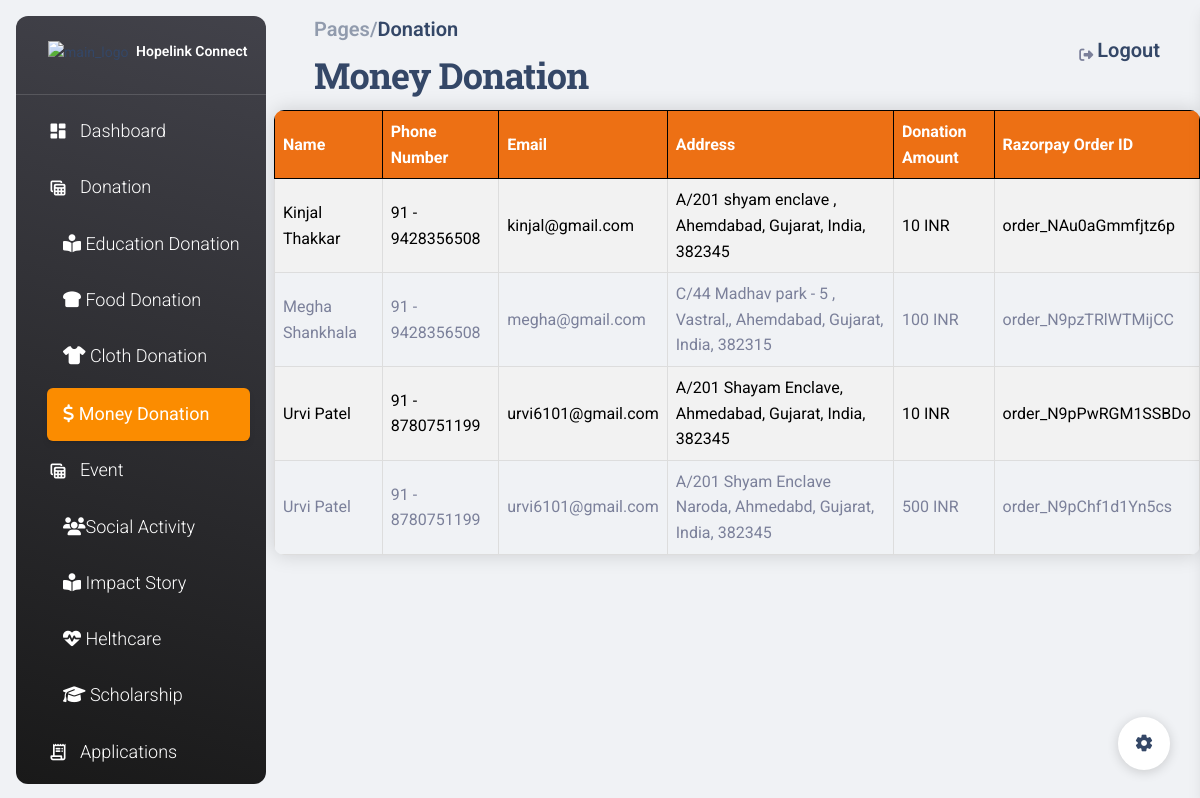
The page /admin_moneydonation/ on the database its author committed.
### ngo/models.py (models this page shows, shortened)
class MoneyDonation(models.Model):
    formType = models.CharField(max_length=255)
    username = models.CharField(max_length=100)
    name = models.CharField(max_length=100)
    ph_code = models.CharField(max_length=3)
    phone_number = models.CharField(max_length=10)
    email = models.EmailField()
    address = models.CharField(max_length=255)
    city = models.CharField(max_length=255)
    state = models.CharField(max_length=255)
    area_code = models.CharField(max_length=10)
    donation_amount = models.IntegerField()
    razorpay_order_id = models.CharField(max_length=255)
    currency = models.CharField(max_length=255)
    country= models.CharField(max_length=50)

### ngo/views.py (the view)
# urls.py: path('admin_moneydonation/', views.admin_money, name='admin_moneydonation'),
def admin_money(request):
    money_donation = MoneyDonation.objects.all().order_by('-id')
    context = {
        'money_donation':money_donation,
    }
    return render(request, 'ngo/admin_moneydonation.html', context)

### ngo/templates/ngo/admin_moneydonation.html (shortened to what this page needs)
{% extends 'adminbase.html' %}
{% load static %}
{% block content %}
<nav class="navbar navbar-main navbar-expand-lg px-0 mx-4 shadow-none border-radius-xl" id="navbarBlur" navbar-scroll="true">
  <div class="container-fluid py-1 px-3">
    <nav aria-label="breadcrumb">
      <ol class="breadcrumb bg-transparent mb-0 pb-0 pt-1 px-0 me-sm-6 me-5">
        <li class="breadcrumb-item text-sm"><a class="opacity-5 text-dark" href="javascript:;"><h5>Pages/</h5></a></li>
        <li aria-current="page"><h5>Donation</h5></li>
      </ol>
      <h2 class="font-weight-bolder mb-0">Money Donation</h2>
    </nav>
    <div class="collapse navbar-collapse mt-sm-0 mt-2 me-md-0 me-sm-4" id="navbar">
      <div class="ms-md-auto pe-md-3 d-flex align-items-center">
        <div class="input-group input-group-outline">
          <label class="form-label"></label>
        </div>
      </div>
      <ul class="navbar-nav  justify-content-end">
        <li class="nav-item d-flex align-items-center">
          <a href="javascript:;" class="nav-link text-body font-weight-bold px-0">
            <i class="fa fa-sign-out me-sm-1"></i>
            <a href="{% url 'login' %}"><span class="d-sm-inline d-none"><h5>Logout</h5></span></a>
          </a>
        </li>
      </ul>
    </div>
  </div>
</nav>
<section class="user-donation-section">
  <table class="custom-table money-donation-table">
      <tr>
          <th>Name</th>
          <th>Phone Number</th>
          <th>Email</th>
          <th>Address</th>
          <th>Donation Amount</th>
          <th>Razorpay Order ID</th>
      </tr>
      {% for money_donation in money_donation %}
      <tr>
          <td>{{ money_donation.name }}</td>
          <td>{{ money_donation.ph_code }} - {{ money_donation.phone_number }}</td>
          <td>{{ money_donation.email }}</td>
          <td>{{ money_donation.address }}, {{ money_donation.city }}, {{ money_donation.state }}, {{ money_donation.country }}, {{ money_donation.area_code }}</td>
          <td>{{ money_donation.donation_amount }} INR</td>
          <td>{{ money_donation.razorpay_order_id }}</td>
      </tr>
      {% endfor %}
  </table>
</section>
{% endblock %}

### ngo/templates/ngo/admin_moneydonation.html (style rules this page uses)
.custom-table { border-collapse: collapse; width: 100%; margin-bottom: 20px; border-radius: 10px; overflow: hidden; box-shadow: 0 0 20px rgba(0, 0, 0, 0.15); }
.custom-table th, .custom-table td { border: 1px solid #dddddd; padding: 8px; text-align: left; }
.custom-table th { background-color: #f2f2f2; color: #333; }
.custom-table tr:nth-child(even) { background-color: #f2f2f2; }
.custom-table th { background-color: #ed7014; color: #ffff; font-weight: bold; border-color:#000; }
.custom-table tr:nth-child(even) { background-color: #f2f2f2; color:#000; }

### rows shown on the page
MoneyDonation: name "Kinjal Thakkar", ph_code "91", phone_number "9428356508", email "kinjal@gmail.com", address "A/201 shyam enclave", city "Ahemdabad", state "Gujarat", country "India", area_code "382345", donation_amount "10", razorpay_order_id "order_NAu0aGmmfjtz6p"
MoneyDonation: name "Megha Shankhala", ph_code "91", phone_number "9428356508", email "megha@gmail.com", address "C/44 Madhav park - 5 , Vastral,", city "Ahemdabad", state "Gujarat", country "India", area_code "382315", donation_amount "100", razorpay_order_id "order_N9pzTRlWTMijCC"
MoneyDonation: name "Urvi Patel", ph_code "91", phone_number "8780751199", email "urvi6101@gmail.com", address "A/201 Shayam Enclave", city "Ahmedabad", state "Gujarat", country "India", area_code "382345", donation_amount "10", razorpay_order_id "order_N9pPwRGM1SSBDo"
MoneyDonation: name "Urvi Patel", ph_code "91", phone_number "8780751199", email "urvi6101@gmail.com", address "A/201 Shyam Enclave Naroda", city "Ahmedabd", state "Gujarat", country "India", area_code "382345", donation_amount "500", razorpay_order_id "order_N9pChf1d1Yn5cs"
